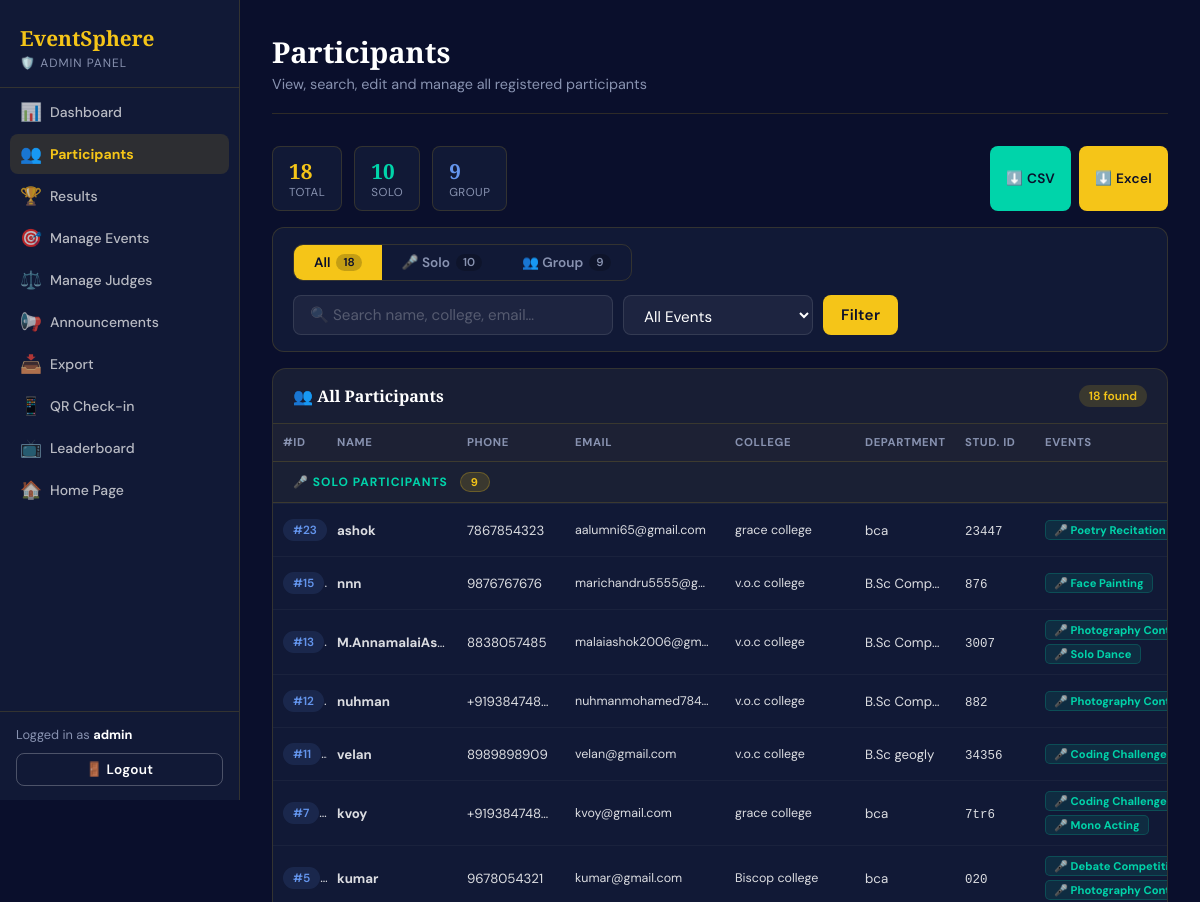
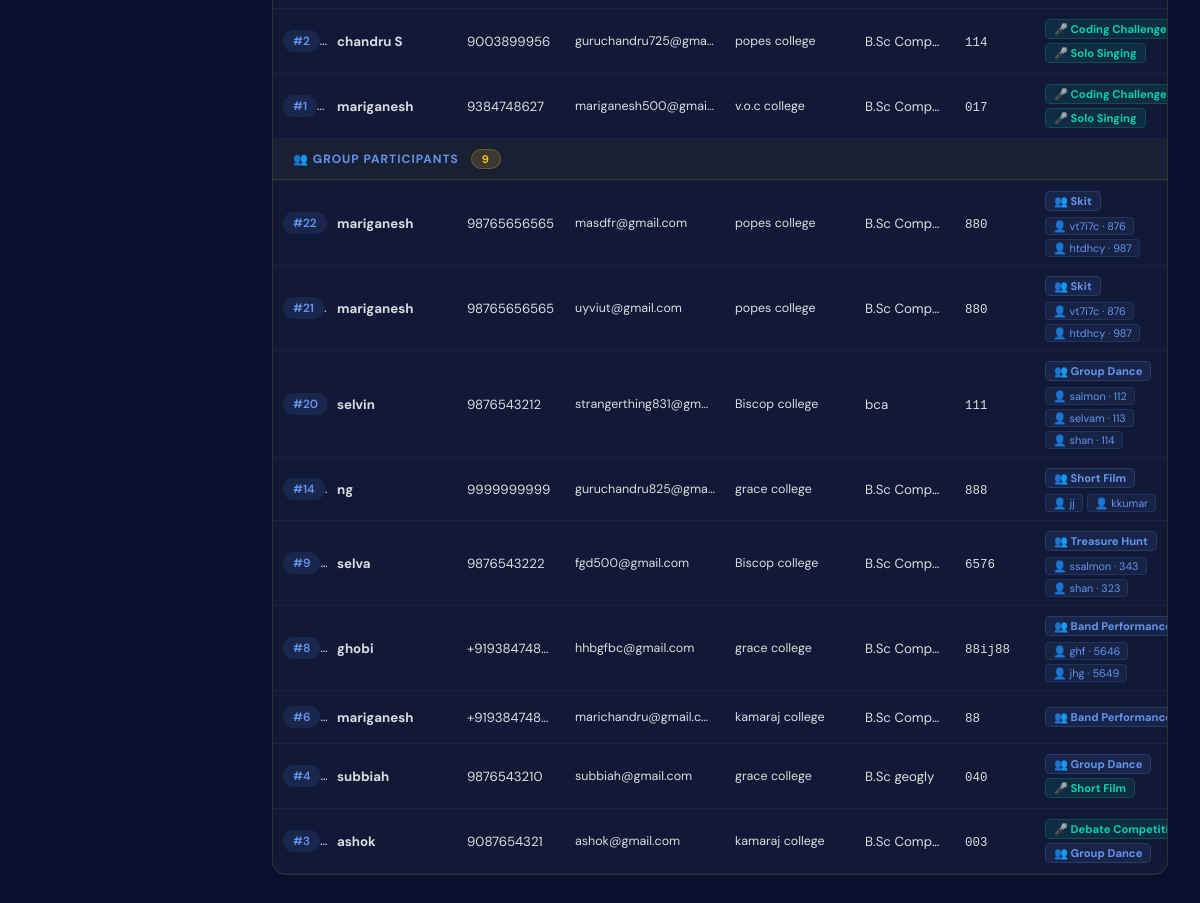
The app's page /admin/participants.php (signed in) with its own data (2 pictures, top to bottom).
### tables this page shows
CREATE TABLE `participants` (
  `id` int(11) NOT NULL,
  `name` varchar(100) NOT NULL,
  `phone` varchar(15) NOT NULL,
  `email` varchar(100) NOT NULL,
  `college` varchar(150) NOT NULL,
  `department` varchar(100) NOT NULL,
  `student_id` varchar(50) NOT NULL,
  `registration_type` enum('solo','group') NOT NULL DEFAULT 'solo',
  `group_name` varchar(120) DEFAULT NULL,
  `registered_at` timestamp NOT NULL DEFAULT current_timestamp()
);

CREATE TABLE `team_members` (
  `id` int(11) NOT NULL,
  `participant_id` int(11) NOT NULL,
  `event_id` int(11) NOT NULL,
  `member_name` varchar(100) NOT NULL,
  `member_student_id` varchar(50) DEFAULT NULL,
  `member_department` varchar(100) DEFAULT NULL,
  `added_at` timestamp NOT NULL DEFAULT current_timestamp()
);

### config.php (called while the page is built, shortened)
<?php
function clean($data) {
    return htmlspecialchars(strip_tags(trim($data)));
}
?>

### admin/participants.php (the view, shortened to what this page needs)
<?php
require_once '../config.php';
$conn = getConnection();
$has_type     = (bool)$conn->query("SHOW COLUMNS FROM events LIKE 'event_type'")->num_rows;
$has_team_tbl = (bool)$conn->query("SHOW TABLES LIKE 'team_members'")->num_rows;
$search       = clean($_GET['search']   ?? '');
$event_filter = (int)($_GET['event_id'] ?? 0);
$type_filter  = clean($_GET['ptype']    ?? 'all');
$where = "WHERE 1=1";
$query = "
    SELECT p.id, p.name, p.phone, p.email, p.college, p.department, p.student_id, p.registered_at,
           GROUP_CONCAT(DISTINCT e.id   ORDER BY e.event_name SEPARATOR '||') AS event_ids,
           GROUP_CONCAT(DISTINCT e.event_name ORDER BY e.event_name SEPARATOR '||') AS event_names,
           GROUP_CONCAT(DISTINCT " . ($has_type ? "e.event_type" : "'solo'") . " ORDER BY e.event_name SEPARATOR '||') AS event_types
    FROM participants p
    JOIN participant_events pe ON p.id=pe.participant_id
    JOIN events e ON pe.event_id=e.id
    $where
    GROUP BY p.id
    ORDER BY p.registered_at DESC
";
$participants = $conn->query($query);
$total_all   = (int)$conn->query("SELECT COUNT(DISTINCT p.id) as c FROM participants p JOIN participant_events pe ON p.id=pe.participant_id")->fetch_assoc()['c'];
$total_solo  = $has_type ? (int)$conn->query("SELECT COUNT(DISTINCT p.id) as c FROM participants p JOIN participant_events pe ON p.id=pe.participant_id JOIN events e ON pe.event_id=e.id WHERE e.event_type='solo'")->fetch_assoc()['c'] : $total_all;
$total_group = $has_type ? (int)$conn->query("SELECT COUNT(DISTINCT p.id) as c FROM participants p JOIN participant_events pe ON p.id=pe.participant_id JOIN events e ON pe.event_id=e.id WHERE e.event_type='group'")->fetch_assoc()['c'] : 0;
?>
<!DOCTYPE html>
<html lang="en">
<head>
<link rel="stylesheet" href="../css/style.css">
</head>
<body>
<div class="dashboard-layout">
<aside class="sidebar">
  <div class="sidebar-brand">
    <div class="brand-name">EventSphere</div>
    <div class="brand-role">🛡️ Admin Panel</div>
  </div>
  <nav class="sidebar-nav">
    <a href="dashboard.php"><span class="nav-icon">📊</span> Dashboard</a>
    <a href="participants.php" class="active"><span class="nav-icon">👥</span> Participants</a>
    <a href="results.php"><span class="nav-icon">🏆</span> Results</a>
    <a href="manage_events.php"><span class="nav-icon">🎯</span> Manage Events</a>
    <a href="manage_judges.php"><span class="nav-icon">⚖️</span> Manage Judges</a>
    <a href="alert.php"><span class="nav-icon">📢</span> Announcements</a>
    <a href="../export.php"><span class="nav-icon">📥</span> Export</a>
    <a href="../checkin.php"><span class="nav-icon">📱</span> QR Check-in</a>
    <a href="../leaderboard.php" target="_blank"><span class="nav-icon">📺</span> Leaderboard</a>
    <a href="../index.php"><span class="nav-icon">🏠</span> Home Page</a>
  </nav>
  <div class="sidebar-footer">
    <div style="font-size:.80rem;color:var(--muted);margin-bottom:10px;">
      Logged in as <strong style="color:var(--white)"><?= htmlspecialchars($_SESSION['admin_user']) ?></strong>
    </div>
    <a href="../logout.php?role=admin" class="btn btn-outline btn-sm w-full" style="justify-content:center;">🚪 Logout</a>
  </div>
</aside>
<main class="main-content">
  <div class="page-header">
    <h1>Participants</h1>
    <p>View, search, edit and manage all registered participants</p>
  </div>
  <div class="stats-mini" style="margin-bottom:16px;">
    <div class="stat-mini">
      <div>
        <div class="val" style="color:var(--gold)"><?= $total_all ?></div>
        <div class="lbl">Total</div>
      </div>
    </div>
    <div class="stat-mini">
      <div>
        <div class="val" style="color:var(--success)"><?= $total_solo ?></div>
        <div class="lbl">Solo</div>
      </div>
    </div>
    <?php if ($has_type): ?>
    <div class="stat-mini">
      <div>
        <div class="val" style="color:#6495ed"><?= $total_group ?></div>
        <div class="lbl">Group</div>
      </div>
    </div>
    <?php endif; ?>
    <div style="margin-left:auto;display:flex;gap:8px;">
      <a href="../export.php?format=csv"   class="btn btn-success btn-sm">⬇️ CSV</a>
      <a href="../export.php?format=excel" class="btn btn-primary btn-sm">⬇️ Excel</a>
    </div>
  </div>
  <div class="content-card" style="padding:16px 20px;margin-bottom:16px;">
    <form method="GET" id="filterForm">
      <div style="display:flex;align-items:center;justify-content:space-between;flex-wrap:wrap;gap:12px;margin-bottom:14px;">
        <div class="type-tabs">
          <a href="?<?= http_build_query(array_merge($_GET,['ptype'=>'all','event_id'=>0])) ?>"
             class="type-tab <?= $type_filter==='all'?'active':'' ?>">
            All <span class="cnt"><?= $total_all ?></span>
          </a>
          <a href="?<?= http_build_query(array_merge($_GET,['ptype'=>'solo','event_id'=>0])) ?>"
             class="type-tab <?= $type_filter==='solo'?'active':'' ?>">
            🎤 Solo <span class="cnt"><?= $total_solo ?></span>
          </a>
          <?php if ($has_type): ?>
          <a href="?<?= http_build_query(array_merge($_GET,['ptype'=>'group','event_id'=>0])) ?>"
             class="type-tab <?= $type_filter==='group'?'active':'' ?>">
            👥 Group <span class="cnt"><?= $total_group ?></span>
          </a>
          <?php endif; ?>
        </div>
      </div>
      <div class="filter-bar">
        <input type="text" name="search" class="form-control"
          placeholder="🔍 Search name, college, email…"
          value="<?= htmlspecialchars($search) ?>">
        <select name="event_id" class="form-control">
          <option value="0" <?= !$event_filter?'selected':'' ?>>All Events</option>
        </select>
        <button type="submit" class="btn btn-primary">Filter</button>
      </div>
    </form>
  </div>
  <div class="tbl-outer">
    <div class="tbl-head">
      <h3>
        <?php
        if ($type_filter==='solo')       echo '🎤 Solo Participants';
        elseif ($type_filter==='group')  echo '👥 Group Participants';
        else                             echo '👥 All Participants';
        ?>
      </h3>
      <span class="badge badge-gold"><?= $participants->num_rows ?> found</span>
    </div>
    <?php if ($participants->num_rows === 0): ?>
    <div class="empty-state">
      <div class="icon">🔍</div>
      <p>No participants found for selected filters.</p>
    </div>
    <?php else:
      $all_rows = [];
      while ($p = $participants->fetch_assoc()) $all_rows[] = $p;
      $solo_rows  = [];
      $group_rows = [];
      foreach ($all_rows as $p) {
          $types = explode('||', $p['event_types'] ?? '');
          $has_group = in_array('group', $types);
          $has_solo  = in_array('solo', $types);
          if ($has_group) $group_rows[] = $p;
          elseif ($has_solo) $solo_rows[] = $p;
          else $solo_rows[] = $p;
      }
      if ($type_filter==='solo')       { $sections=[['Solo Participants','solo',$solo_rows]]; }
      elseif ($type_filter==='group')  { $sections=[['Group Participants','group',$group_rows]]; }
      else                             { $sections=[['Solo Participants','solo',$solo_rows],['Group Participants','group',$group_rows]]; }
    ?>
    <div class="tbl-scroll">
      <table class="ptbl">
        <colgroup><col><col><col><col><col><col><col><col><col><col></colgroup>
        <thead>
          <tr>
            <th>#ID</th>
            <th>Name</th>
            <th>Phone</th>
            <th>Email</th>
            <th>College</th>
            <th>Department</th>
            <th>Stud. ID</th>
            <th>Events</th>
          </tr>
        </thead>
        <tbody>
        <?php foreach ($sections as [$section_title, $section_type, $rows]):
        ?>
        <tr style="background:transparent;">
          <td colspan="10" style="padding:0;border:none;">
            <div class="section-divider">
              <span style="color:<?= $section_type==='group'?'#6495ed':'var(--success)' ?>">
                <?= $section_type==='group'?'👥':'🎤' ?> <?= $section_title ?>
              </span>
              <span class="cnt-badge"><?= count($rows) ?></span>
            </div>
          </td>
        </tr>
        <?php foreach ($rows as $p):
          $enames = explode('||', $p['event_names']  ?? '');
          $etypes = explode('||', $p['event_types']  ?? '');
        ?>
        <tr>
          <td title="#<?= $p['id'] ?>">
            <span class="badge badge-blue" style="font-size:.74rem">#<?= $p['id'] ?></span>
          </td>
          <td title="<?= htmlspecialchars($p['name']) ?>">
            <strong><?= htmlspecialchars($p['name']) ?></strong>
          </td>
          <td title="<?= htmlspecialchars($p['phone']) ?>"><?= htmlspecialchars($p['phone']) ?></td>
          <td title="<?= htmlspecialchars($p['email']) ?>" style="font-size:.78rem"><?= htmlspecialchars($p['email']) ?></td>
          <td title="<?= htmlspecialchars($p['college']) ?>" style="font-size:.78rem"><?= htmlspecialchars($p['college']) ?></td>
          <td title="<?= htmlspecialchars($p['department']) ?>"><?= htmlspecialchars($p['department']) ?></td>
          <td title="<?= htmlspecialchars($p['student_id']) ?>">
            <code style="font-size:.78rem"><?= htmlspecialchars($p['student_id']) ?></code>
          </td>
          <td class="ev-cell">
            <?php foreach ($enames as $i => $en):
              $et  = $etypes[$i] ?? 'solo';
              $cls = $et==='group' ? 'group' : ($has_type ? 'solo' : 'def');
            ?>
            <span class="ev-tag <?= $cls ?>">
              <?= $et==='group'?'👥':'🎤' ?> <?= htmlspecialchars($en) ?>
            </span>
            <?php endforeach; ?>
            <?php
            if ($has_team_tbl && $section_type==='group'):
              $pid2 = $p['id'];
              $conn2 = getConnection();
              $tmr = $conn2->query("
                  SELECT tm.member_name, tm.member_student_id, e.event_name
                  FROM team_members tm
                  JOIN events e ON tm.event_id=e.id
                  WHERE tm.participant_id=$pid2
                  ORDER BY tm.event_id, tm.id
              ");
              $members = [];
              while ($tm = $tmr->fetch_assoc()) $members[] = $tm;
              if (!empty($members)):
            ?>
            <div class="team-members-row">
              <?php foreach ($members as $tm): ?>
              <span class="team-chip">
                👤 <?= htmlspecialchars($tm['member_name']) ?>
                <?= $tm['member_student_id'] ? ' · '.$tm['member_student_id'] : '' ?>
              </span>
              <?php endforeach; ?>
            </div>
            <?php endif; endif; ?>
          </td>
        </tr>
        <?php endforeach;  ?>
        <?php endforeach;  ?>
        </tbody>
      </table>
    </div>
    <?php endif; ?>
  </div>
</main>
</div>
</body>
</html>

### css/style.css (style rules this page uses)
:root { --navy: #0a0f2c; --navy2: #0d1540; --blue: #1a2a6c; --gold: #f5c518; --gold2: #e6b800; --accent: #ff6b35; --white: #ffffff; --light: #f0f4ff; --muted: #8892b0; --card-bg: #111936; --border: rgba(245,197,24,0.15); --success: #00d4aa; --danger: #ff4757; --shadow: 0 8px 32px rgba(0,0,0,0.4); --radius: 12px; }
*, *::before, *::after { box-sizing: border-box; margin: 0; padding: 0; }
html { scroll-behavior: smooth; }
body { font-family: 'DM Sans', sans-serif; background: var(--navy); color: var(--white); min-height: 100vh; overflow-x: hidden; }
.btn { display: inline-flex; align-items: center; gap: 8px; padding: 12px 28px; border-radius: 8px; font-family: 'DM Sans', sans-serif; font-size: 0.95rem; font-weight: 600; text-decoration: none; border: none; cursor: pointer; transition: all 0.25s; letter-spacing: 0.3px; }
.btn-primary { background: var(--gold); color: var(--navy); }
.btn-outline { background: transparent; color: var(--white); border: 1px solid rgba(255,255,255,0.25); }
.btn-success { background: var(--success); color: var(--navy); }
.btn-sm { padding: 7px 16px; font-size: 0.85rem; }
.form-control { width: 100%; background: rgba(255,255,255,0.05); border: 1px solid rgba(255,255,255,0.1); border-radius: 8px; padding: 12px 16px; color: var(--white); font-family: 'DM Sans', sans-serif; font-size: 0.95rem; transition: all 0.2s; outline: none; }
.form-control::placeholder { color: rgba(255,255,255,0.25); }
.dashboard-layout { display: flex; min-height: 100vh; }
.sidebar { width: 260px; background: var(--card-bg); border-right: 1px solid var(--border); display: flex; flex-direction: column; position: fixed; top: 0; left: 0; bottom: 0; z-index: 100; }
.sidebar-brand { padding: 24px 24px 20px; border-bottom: 1px solid var(--border); }
.sidebar-brand .brand-name { font-family: 'Playfair Display', serif; font-size: 1.3rem; font-weight: 700; color: var(--gold); }
.sidebar-brand .brand-role { font-size: 0.75rem; color: var(--muted); text-transform: uppercase; letter-spacing: 1px; margin-top: 3px; }
.sidebar-nav { padding: 20px 12px; flex: 1; }
.sidebar-nav a { display: flex; align-items: center; gap: 12px; padding: 11px 14px; border-radius: 8px; color: var(--muted); text-decoration: none; font-size: 0.9rem; font-weight: 500; margin-bottom: 4px; transition: all 0.2s; }
.sidebar-nav a:hover, .sidebar-nav a.active { background: rgba(245,197,24,0.1); color: var(--gold); }
.sidebar-nav a .nav-icon { font-size: 1.1rem; width: 20px; text-align: center; }
.sidebar-footer { padding: 16px 12px; border-top: 1px solid var(--border); }
.main-content { margin-left: 260px; flex: 1; padding: 32px; min-height: 100vh; }
.page-header { margin-bottom: 32px; padding-bottom: 20px; border-bottom: 1px solid var(--border); }
.page-header h1 { font-family: 'Playfair Display', serif; font-size: 1.8rem; font-weight: 700; }
.page-header p { color: var(--muted); font-size: 0.9rem; margin-top: 4px; }
.content-card { background: var(--card-bg); border: 1px solid var(--border); border-radius: var(--radius); padding: 28px; margin-bottom: 24px; }
table { width: 100%; border-collapse: collapse; font-size: 0.88rem; }
thead tr { background: rgba(245,197,24,0.05); border-bottom: 1px solid var(--border); }
thead th { padding: 12px 16px; text-align: left; font-weight: 600; font-size: 0.78rem; text-transform: uppercase; letter-spacing: 0.8px; color: var(--muted); white-space: nowrap; }
tbody tr { border-bottom: 1px solid rgba(255,255,255,0.04); transition: background 0.15s; }
tbody td { padding: 14px 16px; color: rgba(255,255,255,0.85); vertical-align: middle; }
.badge { display: inline-flex; align-items: center; padding: 3px 10px; border-radius: 50px; font-size: 0.75rem; font-weight: 600; }
.badge-gold { background: rgba(245,197,24,0.15); color: var(--gold); }
.badge-blue { background: rgba(100,149,237,0.12); color: #6495ed; }
.w-full { width: 100%; }

### records on screen
participants: name "ashok", phone "7867854323", email "aalumni65@gmail.com", college "grace college", department "bca", student "23447", en "Poetry Recitation"
participants: id "1…", name "nnn", phone "9876767676", email "marichandru5555@g…", college "v.o.c college", department "B.Sc Comp…", student "876", en "Face Painting"
participants: id "1…", name "M.AnnamalaiAs…", phone "8838057485", email "malaiashok2006@gm…", college "v.o.c college", department "B.Sc Comp…", student "3007", en "Photography…", en "Solo Dance"
participants: id "1…", name "nuhman", phone "+919384748…", email "nuhmanmohamed784…", college "v.o.c college", department "B.Sc Comp…", student "882", en "Photography…"
participants: id "1…", name "velan", phone "8989898909", email "velan@gmail.com", college "v.o.c college", department "B.Sc geogly", student "34356", en "Coding Challenge"
participants: id "7", name "kvoy", phone "+919384748…", email "kvoy@gmail.com", college "grace college", department "bca", student "7tr6", en "Coding Challenge", en "Mono Acting"
participants: name "kumar", phone "9678054321", email "kumar@gmail.com", college "Biscop college", department "bca", student "020", en "Debate…", en "Photography…"
participants: name "chandru S", phone "9003899956", email "guruchandru725@gma…", college "popes college", department "B.Sc Comp…", student "114", en "Coding Challenge", en "Solo Singing"
participants: id "1", name "mariganesh", phone "9384748627", email "mariganesh500@gmai…", college "v.o.c college", department "B.Sc Comp…", student "017", en "Coding Challenge", en "Solo Singing"
participants: name "mariganesh", phone "98765656565", email "masdfr@gmail.com", college "popes college", department "B.Sc Comp…", student "880", en "Skit"
team_members: member_name "vt7i7c", member_student "876"
team_members: member_name "htdhcy", member_student "987"
participants: name "mariganesh", phone "98765656565", email "uyviut@gmail.com", college "popes college", department "B.Sc Comp…", student "880", en "Skit"
participants: name "selvin", phone "9876543212", email "strangerthing831@gm…", college "Biscop college", department "bca", student "111", en "Group Dance"
team_members: member_name "salmon", member_student "112"
team_members: member_name "selvam", member_student "113"
team_members: member_name "shan", member_student "114"
participants: id "1…", name "ng", phone "9999999999", email "guruchandru825@gma…", college "grace college", department "B.Sc Comp…", student "888", en "Short Film"
team_members: member_name "jj"
team_members: member_name "kkumar"
participants: name "selva", phone "9876543222", email "fgd500@gmail.com", college "Biscop college", department "B.Sc Comp…", student "6576", en "Treasure Hunt"
team_members: member_name "ssalmon", member_student "343"
team_members: member_name "shan", member_student "323"
participants: name "ghobi", phone "+919384748…", email "hhbgfbc@gmail.com", college "grace college", department "B.Sc Comp…", student "88ij88", en "Band…"
team_members: member_name "ghf", member_student "5646"
team_members: member_name "jhg", member_student "5649"
participants: name "mariganesh", phone "+919384748…", email "marichandru@gmail.c…", college "kamaraj college", department "B.Sc Comp…", student "88", en "Band…"
participants: name "subbiah", phone "9876543210", email "subbiah@gmail.com", college "grace college", department "B.Sc geogly", student "040", en "Group Dance", en "Short Film"
participants: name "ashok", phone "9087654321", email "ashok@gmail.com", college "kamaraj college", department "B.Sc Comp…", student "003", en "Debate…", en "Group Dance"

### other values on screen
$_SESSION['admin_user'] "admin"
$total_all "18"
$total_solo "10"
$total_group "9"
$participants->num_rows "18"
$section_title "SOLO PARTICIPANTS"
count($rows) "9"
$section_title "GROUP PARTICIPANTS"
